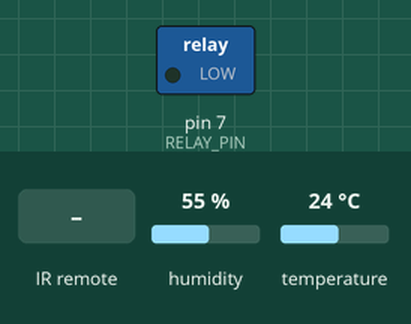
Recording of a sketch running on a simulated Arduino Uno, built with avr-gcc and run on an emulated ATmega328P. Parts: switched loads named in the sketch (green lamp = pin HIGH). The test bench sets the inputs (shaded band); at power-on: temperature 24 °C, humidity 55 %. What the sketch prints to the serial monitor is not drawn.

Above: at 1.8 s.
1.9 s: infrared code 0xFF30CF received
At 2.3 s:
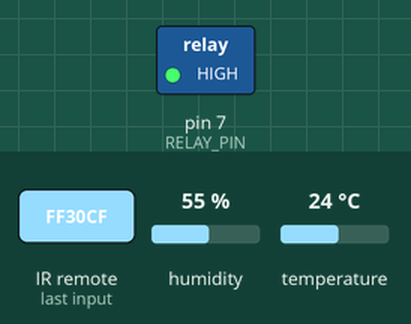
6.5 s: temperature set to 28 °C
9.3 s: temperature set to 31 °C
At 10.8 s:
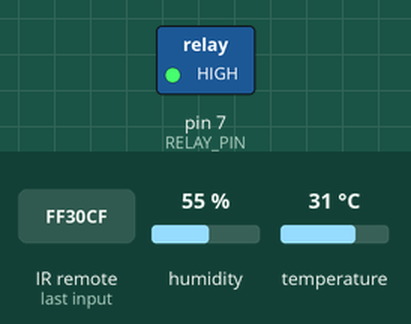
11.6 s: temperature set to 12 °C
At 13.2 s:
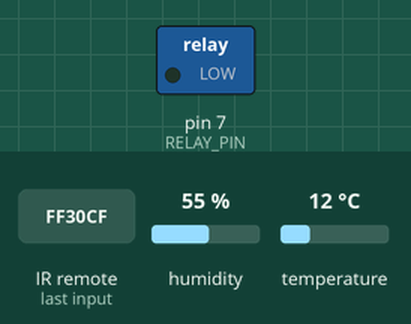
Timing chart, 0 to 14.6 s (numbered marks = the images above; inputs shaded):
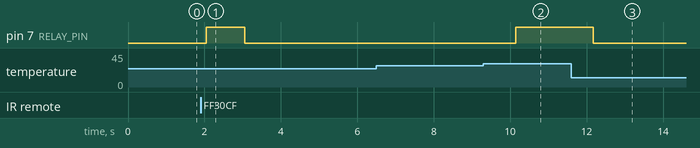

The sketch:

dieukhienremote.ino
```cpp
#include <DHT.h>               // Thư viện cho cảm biến nhiệt độ
#include <IRremote.h>          // Thư viện cho remote hồng ngoại
// Định nghĩa các chân kết nối
#define DHTPIN      2          // Chân cho cảm biến DHT
#define DHTTYPE     DHT11      // Loại cảm biến (DHT11 hoặc DHT22)
#define RELAY_PIN   7          // Pin kết nối với relay hoặc quạt
#define IR_RECEIVE_PIN 3       // Pin kết nối với bộ thu hồng ngoại
DHT dht(DHTPIN, DHTTYPE);      // Khởi tạo cảm biến DHT
IRrecv irrecv(IR_RECEIVE_PIN); // Khởi tạo bộ thu hồng ngoại
decode_results results;        // Lưu trữ kết quả của remote
float thresholdTemp = 30.0;    // Ngưỡng nhiệt độ để bật relay
bool relayState = false;       // Trạng thái của relay
void setup() {
  Serial.begin(9600);
  dht.begin();                 // Bắt đầu cảm biến DHT
  irrecv.enableIRIn();         // Bắt đầu bộ thu hồng ngoại
  pinMode(RELAY_PIN, OUTPUT);  // Cài đặt relay là ngõ ra
  digitalWrite(RELAY_PIN, LOW); // Tắt relay ban đầu
}
void loop() {
  // Đọc giá trị nhiệt độ từ DHT
  float temp = dht.readTemperature();
  if (isnan(temp)) {
    Serial.println("Lỗi đọc cảm biến!");
  } else {
    Serial.print("Nhiệt độ: ");
    Serial.println(temp);
    // Kiểm tra nhiệt độ và bật/tắt relay
    if (temp >= thresholdTemp) {
      digitalWrite(RELAY_PIN, HIGH);  // Bật relay khi nhiệt độ lớn hơn ngưỡng
      relayState = true;
    } else {
      digitalWrite(RELAY_PIN, LOW);   // Tắt relay khi nhiệt độ nhỏ hơn ngưỡng
      relayState = false;
    }
  }
  if (irrecv.decode(&results)) {
    Serial.print("Mã remote: ");
    Serial.println(results.value, HEX);
    // Ví dụ: Bật relay khi nhận mã từ remote
    if (results.value == 0xFF30CF) {  // Giả sử đây là mã nút bật relay
      relayState = true;
      digitalWrite(RELAY_PIN, HIGH);  // Bật relay
    }
    // Tắt relay khi nhận mã khác từ remote
    if (results.value == 0xFF18E7) {  // Giả sử đây là mã nút tắt relay
      relayState = false;
      digitalWrite(RELAY_PIN, LOW);   // Tắt relay
    }
    irrecv.resume();  // Chuẩn bị nhận tín hiệu kế tiếp
  }
  delay(1000);  // Chờ 1 giây trước khi lặp lại
}
```

Measured:
- after the input at 1.9 s, pin 7 (RELAY_PIN): LOW → HIGH after 0.15 s, → LOW 1.0 s later
- after the input at 6.5 s, every drawn part: stays the same
- after the input at 9.3 s, pin 7 (RELAY_PIN): LOW → HIGH after 0.85 s
- after the input at 11.6 s, pin 7 (RELAY_PIN): HIGH → LOW after 0.57 s
